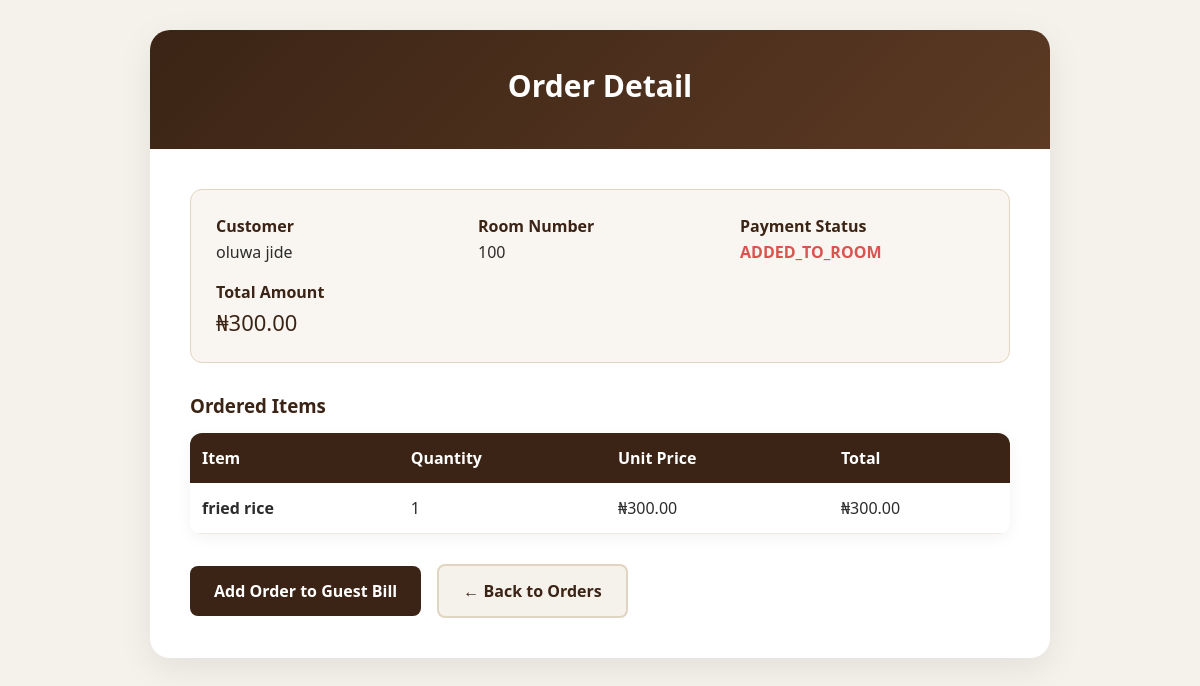
/restaurant/orders/2/ (signed in), run on the app's committed database.
### restaurant/models.py (models this page shows, shortened)
class RestaurantOrder(models.Model):
    PAYMENT_STATUS_CHOICES = [
        ('PAID', 'Paid'),
        ('ADDED_TO_ROOM', 'Added to Guest Room'),
        ('UNPAID', 'Unpaid'),
    ]
    booking = models.ForeignKey(
        Booking,
        on_delete=models.SET_NULL,
        null=True,
        blank=True,
        related_name='restaurant_orders'
    )
    customer_name = models.CharField(max_length=150, blank=True)
    room_number = models.CharField(max_length=20, blank=True)
    created_by = models.ForeignKey(settings.AUTH_USER_MODEL, on_delete=models.SET_NULL, null=True)
    payment_status = models.CharField(max_length=30, choices=PAYMENT_STATUS_CHOICES, default='UNPAID')
    total_amount = models.DecimalField(max_digits=12, decimal_places=2, default=0)
    added_to_guest_bill = models.BooleanField(default=False)
    created_at = models.DateTimeField(auto_now_add=True)

class RestaurantOrderItem(models.Model):
    order = models.ForeignKey(RestaurantOrder, on_delete=models.CASCADE, related_name='items')
    menu_item = models.ForeignKey(MenuItem, on_delete=models.SET_NULL, null=True)
    quantity = models.PositiveIntegerField(default=1)
    unit_price = models.DecimalField(max_digits=12, decimal_places=2)
    total_price = models.DecimalField(max_digits=12, decimal_places=2, default=0)

class MenuItem(models.Model):
    CATEGORY_CHOICES = [
        ('FOOD', 'Food'),
        ('DRINK', 'Drink'),
        ('SNACK', 'Snack'),
        ('OTHER', 'Other'),
    ]
    name = models.CharField(max_length=150)
    category = models.CharField(max_length=30, choices=CATEGORY_CHOICES)
    selling_price = models.DecimalField(max_digits=12, decimal_places=2)
    description = models.TextField(blank=True)
    is_available = models.BooleanField(default=True)

### restaurant/views.py (the view)
# urls.py: path('orders/<int:order_id>/', views.order_detail, name='order_detail'),
@login_required
def order_detail(request, order_id):
    order = get_object_or_404(
        RestaurantOrder.objects.select_related('booking', 'booking__guest'),
        id=order_id
    )
    return render(request, 'restaurant/order_detail.html', {'order': order})

### templates/restaurant/order_detail.html (shortened to what this page needs)
<!DOCTYPE html>
<html lang="en">
<head>
</head>
<body>
    <div class="container">
        <div class="header">
            <h1>Order Detail</h1>
        </div>
        <div class="form-container">
            <div class="summary">
                <div class="summary-grid">
                    <div class="summary-item">
                        <strong>Customer</strong>
                        {{ order.customer_name }}
                    </div>
                    <div class="summary-item">
                        <strong>Room Number</strong>
                        {{ order.room_number|default:"Walk-in" }}
                    </div>
                    <div class="summary-item">
                        <strong>Payment Status</strong>
                        <span style="font-weight: 600; color: {% if order.payment_status == 'Paid' %}#28a745{% else %}#d9534f{% endif %};">
                            {{ order.payment_status }}
                        </span>
                    </div>
                    <div class="summary-item">
                        <strong>Total Amount</strong>
                        <span style="font-size: 22px; color: #3b2415;">
                            ₦{{ order.total_amount }}
                        </span>
                    </div>
                </div>
            </div>
            <h3 style="color: #3b2415; margin-bottom: 15px;">Ordered Items</h3>
            <div class="table-container">
                <table>
                    <thead>
                        <tr>
                            <th>Item</th>
                            <th>Quantity</th>
                            <th>Unit Price</th>
                            <th>Total</th>
                        </tr>
                    </thead>
                    <tbody>
                        {% for item in order.items.all %}
                        <tr>
                            <td><strong>{{ item.menu_item.name }}</strong></td>
                            <td>{{ item.quantity }}</td>
                            <td>₦{{ item.unit_price }}</td>
                            <td>₦{{ item.total_price }}</td>
                        </tr>
                        {% endfor %}
                    </tbody>
                </table>
            </div>
            {% if order.booking and not order.added_to_guest_bill %}
                <a href="{% url 'restaurant:add_order_to_room_bill' order.id %}" class="btn btn-primary">
                    Add Order to Guest Bill
                </a>
            {% endif %}
            <a href="{% url 'restaurant:order_list' %}" class="btn btn-secondary">
                ← Back to Orders
            </a>
        </div>
    </div>
</body>
</html>

### templates/restaurant/order_detail.html (style rules this page uses)
* { margin: 0; padding: 0; box-sizing: border-box; }
body { font-family: "Segoe UI", Arial, sans-serif; background: #f5f1eb; color: #2c2c2c; padding: 30px 20px; min-height: 100vh; }
.container { max-width: 900px; margin: 0 auto; background: white; border-radius: 20px; box-shadow: 0 10px 35px rgba(0, 0, 0, 0.08); overflow: hidden; }
.header { background: linear-gradient(135deg, #3b2415, #5c3a24); color: white; padding: 35px 40px; text-align: center; }
.header h1 { font-size: 30px; margin-bottom: 8px; }
.form-container { padding: 40px; }
.summary { background: #f9f5f0; padding: 25px; border-radius: 12px; margin-bottom: 30px; border: 1px solid #e0d5c0; }
.summary-grid { display: grid; grid-template-columns: repeat(auto-fit, minmax(220px, 1fr)); gap: 18px; }
.summary-item strong { color: #3b2415; display: block; margin-bottom: 4px; }
.table-container { background: white; border-radius: 12px; box-shadow: 0 4px 15px rgba(0,0,0,0.05); overflow: hidden; margin-bottom: 30px; }
table { width: 100%; border-collapse: collapse; }
th { background: #3b2415; color: white; padding: 14px 12px; text-align: left; }
td { padding: 14px 12px; border-bottom: 1px solid #f0e9df; }
.btn { display: inline-block; padding: 14px 24px; border-radius: 8px; text-decoration: none; font-weight: 600; margin-right: 12px; transition: all 0.3s ease; }
.btn-primary { background: #3b2415; color: white; }
.btn-secondary { background: #f5f1eb; color: #3b2415; border: 2px solid #e0d5c0; }

### data on the page
RestaurantOrder: customer_name "oluwa jide", room_number "100", payment_status "ADDED_TO_ROOM", total_amount "300.00"
RestaurantOrderItem: menu_item.name "fried rice", quantity "1", unit_price "300.00", total_price "300.00"
